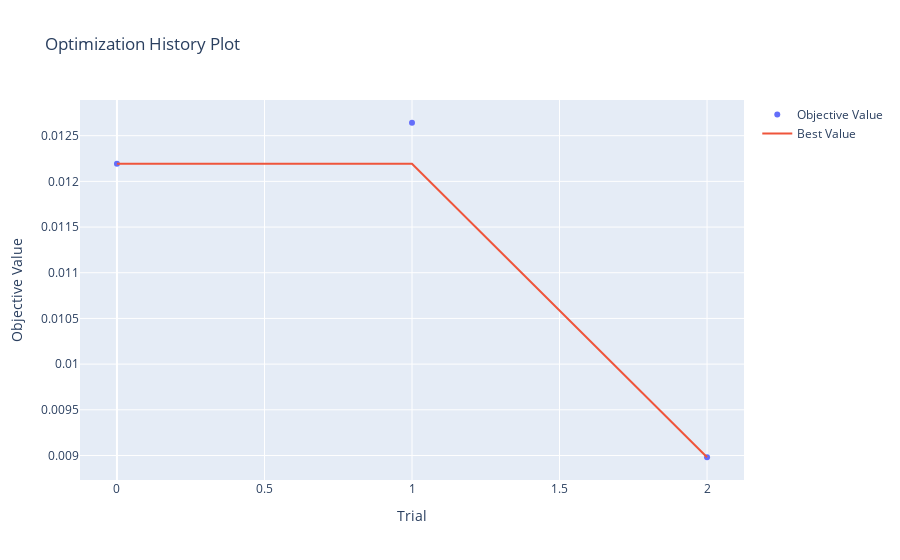
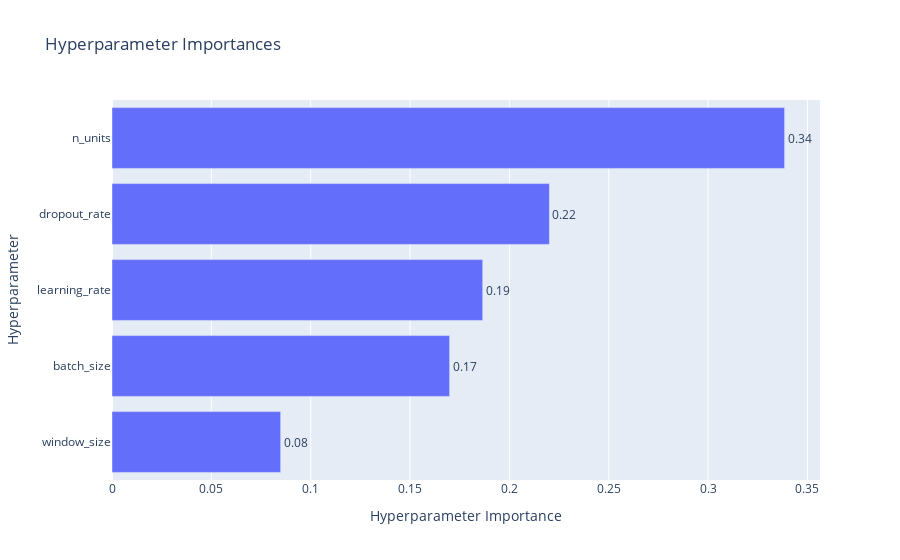

These figures' notebook cell, in order:
### Code cell
rnn_t = SimpleRNNModel(merged_df['t_diff'], n_steps=10, n_features=1, name='AT&T')
rnn_t.scale_split()
rnn_t.optimize(n_trials=3)
rnn_t.train()
rnn_t.plot_loss()

assert rnn_t.X_train_best.all() == t_X_train.all()
assert rnn_t.y_train_best.all() == t_y_train.all()
assert rnn_t.X_val_best.all() == t_X_test.all()
assert rnn_t.y_val_best.all() == t_y_test.all()
assert rnn_t.train_data.all() == t_train_data.all()
assert rnn_t.test_data.all() == t_test_data.all()

rnn_t.plot_predictions()

### Figure 1 — Plotly figure (JSON) as saved in the notebook; plotly's stock layout.template omitted (floating-point values rounded to 4 significant figures)
{"data": [{"mode": "markers", "name": "Objective Value", "type": "scatter", "x": [0, 1, 2], "y": [0.01219, 0.01264, 0.008981]}, {"mode": "lines", "name": "Best Value", "type": "scatter", "x": [0, 1, 2], "y": [0.01219, 0.01219, 0.008981]}, {"marker": {"color": "#cccccc"}, "mode": "markers", "name": "Infeasible Trial", "showlegend": false, "type": "scatter", "x": [], "y": []}], "layout": {"title": {"text": "Optimization History Plot"}, "xaxis": {"title": {"text": "Trial"}}, "yaxis": {"title": {"text": "Objective Value"}}}}

### Figure 2 — Plotly figure (JSON) as saved in the notebook; plotly's stock layout.template omitted (floating-point values rounded to 4 significant figures)
{"data": [{"cliponaxis": false, "hovertemplate": ["window_size (IntDistribution): 0.08488371243553529<extra></extra>", "batch_size (CategoricalDistribution): 0.16991138458492536<extra></extra>", "learning_rate (FloatDistribution): 0.18657214303547168<extra></extra>", "dropout_rate (FloatDistribution): 0.22013202833507953<extra></extra>", "n_units (IntDistribution): 0.33850073160898825<extra></extra>"], "name": "Objective Value", "orientation": "h", "text": ["0.08", "0.17", "0.19", "0.22", "0.34"], "textposition": "outside", "type": "bar", "x": [0.08488, 0.1699, 0.1866, 0.2201, 0.3385], "y": ["window_size", "batch_size", "learning_rate", "dropout_rate", "n_units"]}], "layout": {"title": {"text": "Hyperparameter Importances"}, "xaxis": {"title": {"text": "Hyperparameter Importance"}}, "yaxis": {"title": {"text": "Hyperparameter"}}}}
